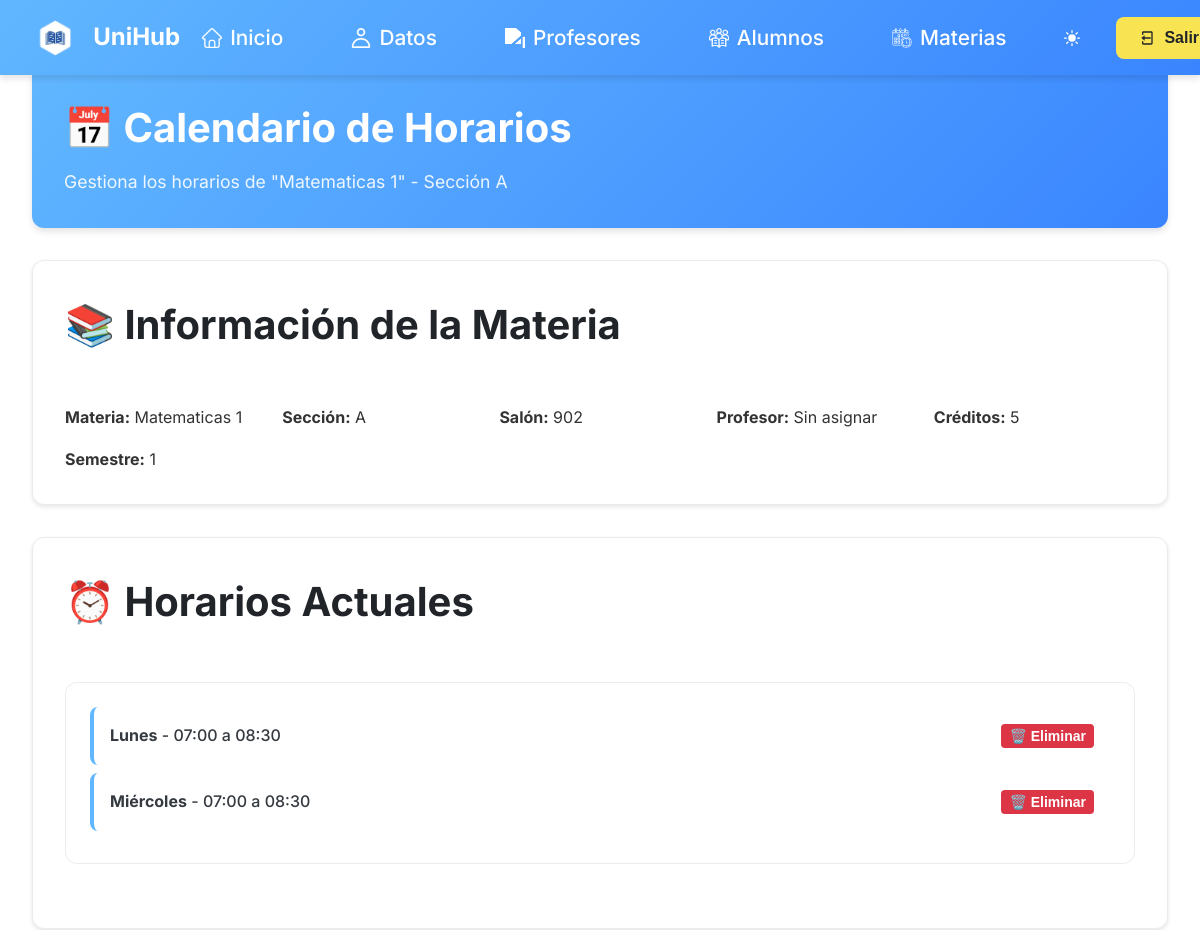
/calendario_horarios.php?materia_id=80 (signed in, upper part), run on an earlier commit of the app's database.
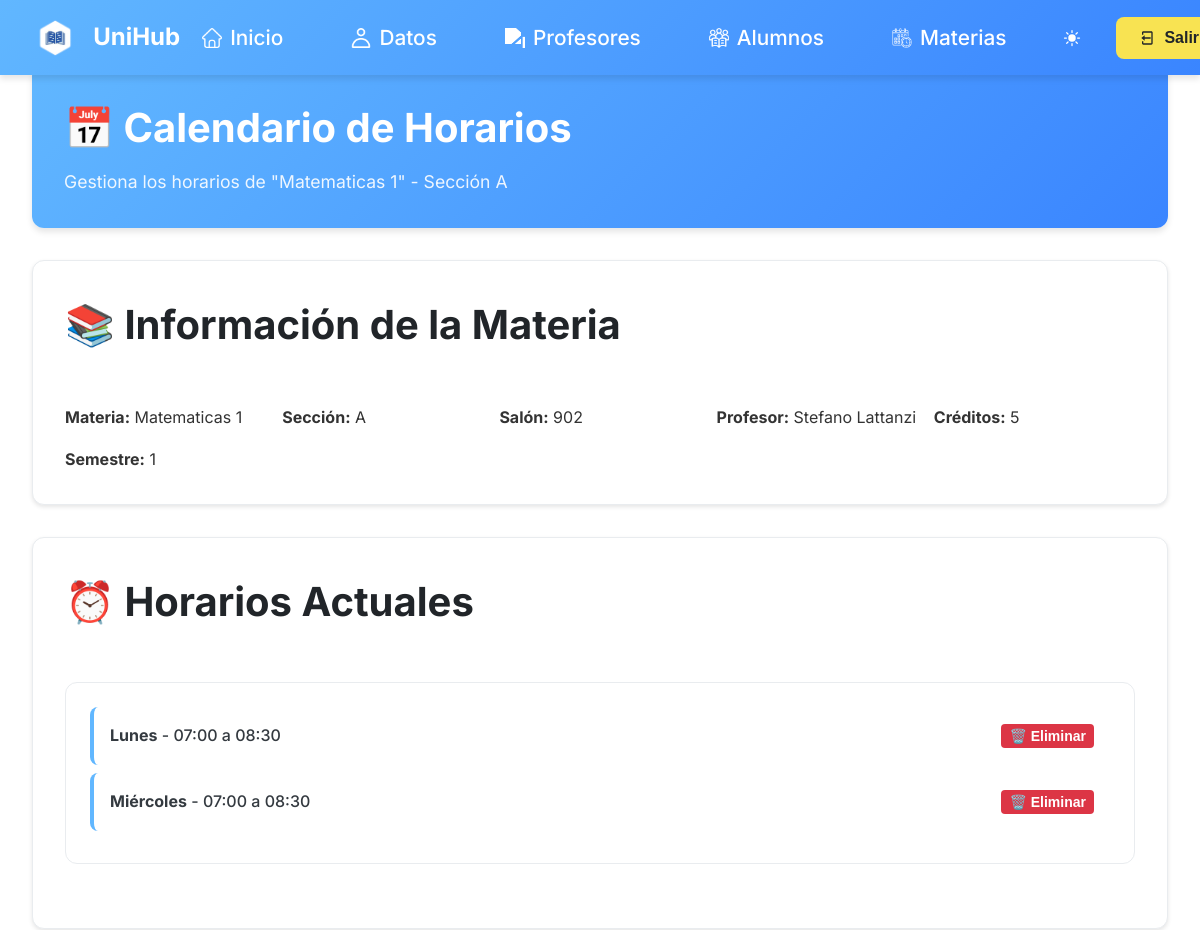
And on a later commit of the database.
### tables this page shows
CREATE TABLE IF NOT EXISTS `materias` (
  `id` int NOT NULL AUTO_INCREMENT,
  `nombre` varchar(100) DEFAULT NULL,
  `salon` varchar(50) DEFAULT NULL,
  `id_profesor` int DEFAULT NULL,
  `creditos` int NOT NULL,
  `semestre` int NOT NULL,
  `seccion` varchar(50) NOT NULL,
  PRIMARY KEY (`id`),
  KEY `fk_profesor` (`id_profesor`)
);

CREATE TABLE IF NOT EXISTS `profesores` (
  `id` int NOT NULL AUTO_INCREMENT,
  `id_usuario` int DEFAULT NULL,
  `cedula` int NOT NULL,
  `nombre` varchar(255) DEFAULT NULL,
  PRIMARY KEY (`id`),
  KEY `id_usuario` (`id_usuario`)
);

### calendario_horarios.php (the view, shortened to what this page needs)
<?php
require 'conexion.php';
$materia_id = isset($_GET['materia_id']) ? filter_var($_GET['materia_id'], FILTER_VALIDATE_INT) : null;
$sql_materia = "SELECT m.*, p.nombre AS profesor_nombre
                FROM materias m
                LEFT JOIN profesores p ON m.id_profesor = p.id
                WHERE m.id = ?";
$stmt_materia = $conn->prepare($sql_materia);
$stmt_materia->bind_param("i", $materia_id);
$stmt_materia->execute();
$result_materia = $stmt_materia->get_result();
$materia = $result_materia->fetch_assoc();
$sql_horarios = "SELECT * FROM horariosmateria WHERE id_materia = ? ORDER BY dia, hora_inicio";
$stmt_horarios = $conn->prepare($sql_horarios);
$stmt_horarios->bind_param("i", $materia_id);
$stmt_horarios->execute();
$result_horarios = $stmt_horarios->get_result();
$horarios_existentes = [];
while ($row = $result_horarios->fetch_assoc()) {
    $horarios_existentes[] = $row;
}
?>
<!DOCTYPE html>
<html lang="es">
<head>
    <link rel="stylesheet" href="css/admin-general.css">
</head>
<body>
    <?php include 'navAdmin.php'; ?>
    <div class="main-content">
        <div class="page-header">
            <h1 class="page-title">📅 Calendario de Horarios</h1>
            <p class="page-subtitle">Gestiona los horarios de "<?php echo htmlspecialchars($materia['nombre']); ?>" - Sección <?php echo htmlspecialchars($materia['seccion']); ?></p>
        </div>
        <div class="content-section">
            <h2 class="section-title">
                📚 Información de la Materia
            </h2>
            <div style="display: grid; grid-template-columns: repeat(auto-fit, minmax(200px, 1fr)); gap: 1rem;">
                <div>
                    <strong>Materia:</strong> <?php echo htmlspecialchars($materia['nombre']); ?>
                </div>
                <div>
                    <strong>Sección:</strong> <?php echo htmlspecialchars($materia['seccion']); ?>
                </div>
                <div>
                    <strong>Salón:</strong> <?php echo htmlspecialchars($materia['salon']); ?>
                </div>
                <div>
                    <strong>Profesor:</strong> <?php echo htmlspecialchars($materia['profesor_nombre'] ?? 'Sin asignar'); ?>
                </div>
                <div>
                    <strong>Créditos:</strong> <?php echo htmlspecialchars($materia['creditos']); ?>
                </div>
                <div>
                    <strong>Semestre:</strong> <?php echo htmlspecialchars($materia['semestre']); ?>
                </div>
            </div>
        </div>
        <?php if (!empty($horarios_existentes)): ?>
        <div class="content-section">
            <h2 class="section-title">
                ⏰ Horarios Actuales
            </h2>
            <div class="existing-schedules">
                <?php foreach ($horarios_existentes as $horario): ?>
                    <div class="schedule-item">
                        <div class="schedule-info-text">
                            <strong><?php echo htmlspecialchars($horario['dia']); ?></strong> -
                            <?php echo date('H:i', strtotime($horario['hora_inicio'])); ?> a
                            <?php echo date('H:i', strtotime($horario['hora_fin'])); ?>
                        </div>
                        <div class="schedule-actions">
                            <button class="btn-danger btn-small" onclick="eliminarHorario(<?php echo $horario['id']; ?>)">
                                🗑️ Eliminar
                            </button>
                        </div>
                    </div>
                <?php endforeach; ?>
            </div>
        </div>
        <?php endif; ?>
    </div>
</body>
</html>

What changed in the data, as far as the page shows it:
changed materias "Matematicas 1": id_profesor.nombre (not shown) → "Stefano Lattanzi"
Also different on the page:
$materia['profesor_nombre']: "Sin asignar" → (not shown)
